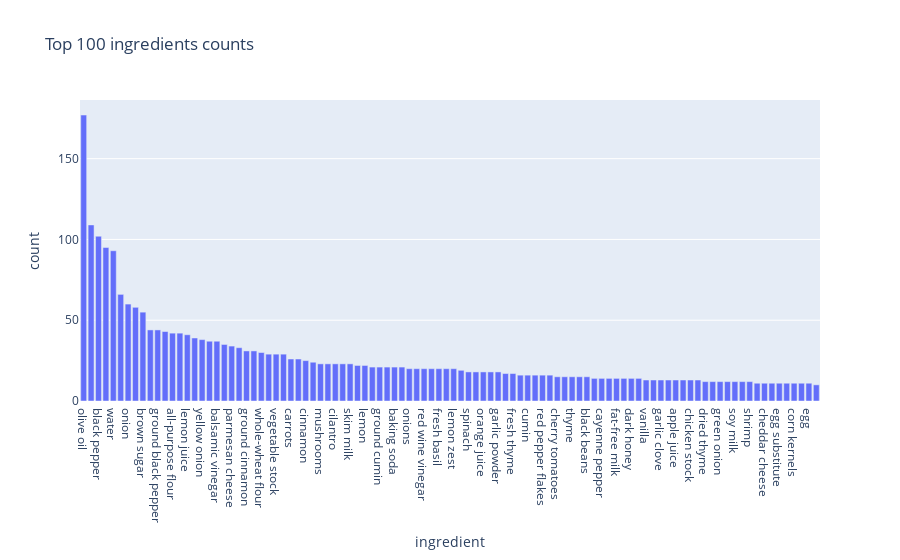

Here is the notebook cell this chart was saved with:
### Code cell
fig = px.bar(df_ingredients_mayo_count_top_100, x='ingredient', y='count',title="Top 100 ingredients counts")
fig.show()

### Figure 1 — Plotly figure (JSON) as saved in the notebook; plotly's stock layout.template omitted (floating-point values rounded to 4 significant figures)
{"data": [{"alignmentgroup": "True", "hovertemplate": "ingredient=%{x}<br>count=%{y}<extra></extra>", "legendgroup": "", "marker": {"color": "#636efa", "pattern": {"shape": ""}}, "name": "", "offsetgroup": "", "orientation": "v", "showlegend": false, "textposition": "auto", "type": "bar", "x": ["olive oil", "garlic", "black pepper", "salt", "water", "canola oil", "onion", "sugar", "brown sugar", "garlic cloves", "ground black pepper", "red onion", "all-purpose flour", "celery", "lemon juice", "honey", "yellow onion", "extra-virgin olive oil", "balsamic vinegar", "baking powder", "parmesan cheese", "egg whites", "ground cinnamon", "red bell pepper", "whole-wheat flour", "kosher salt", "vegetable stock", "tomatoes", "carrots", "fresh parsley", "cinnamon", "tomato", "mushrooms", "dijon mustard", "cilantro", "parsley", "skim milk", "vanilla extract", "lemon", "carrot", "ground cumin", "basil", "baking soda", "oregano", "onions", "lime juice", "red wine vinegar", "ground nutmeg", "fresh basil", "cornstarch", "lemon zest", "fresh cilantro", "spinach", "zucchini", "orange juice", "green bell pepper", "garlic powder", "bay leaf", "fresh thyme", "paprika", "cumin", "minced garlic", "red pepper flakes", "butter", "cherry tomatoes", "chili powder", "thyme", "pepper", "black beans", "eggs", "cayenne pepper", "nutmeg", "fat-free milk", "green onions", "dark honey", "chicken breasts", "vanilla", "milk", "garlic clove", "sesame oil", "apple juice", "brown rice", "chicken stock", "lime", "dried thyme", "rosemary", "green onion", "strawberries", "soy milk", "fresh ginger", "shrimp", "fresh oregano", "cheddar cheese", "dried oregano", "egg substitute", "onion powder", "corn kernels", "unsweetened applesauce", "egg", "asparagus"], "xaxis": "x", "y": [177, 109, 102, 95, 93, 66, 60, 58, 55, 44, 44, 43, 42, 42, 41, 39, 38, 37, 37, 35, 34, 33, 31, 31, 30, 29, 29, 29, 26, 26, 25, 24, 23, 23, 23, 23, 23, 22, 22, 21, 21, 21, 21, 21, 20, 20, 20, 20, 20, 20, 20, 19, 18, 18, 18, 18, 18, 17, 17, 16, 16, 16, 16, 16, 15, 15, 15, 15, 15, 14, 14, 14, 14, 14, 14, 14, 13, 13, 13, 13, 13, 13, 13, 13, 12, 12, 12, 12, 12, 12, 12, 11, 11, 11, 11, 11, 11, 11, 11, 10], "yaxis": "y"}], "layout": {"barmode": "relative", "legend": {"tracegroupgap": 0}, "title": {"text": "Top 100 ingredients counts"}, "xaxis": {"anchor": "y", "domain": [0, 1], "title": {"text": "ingredient"}}, "yaxis": {"anchor": "x", "domain": [0, 1], "title": {"text": "count"}}}}
